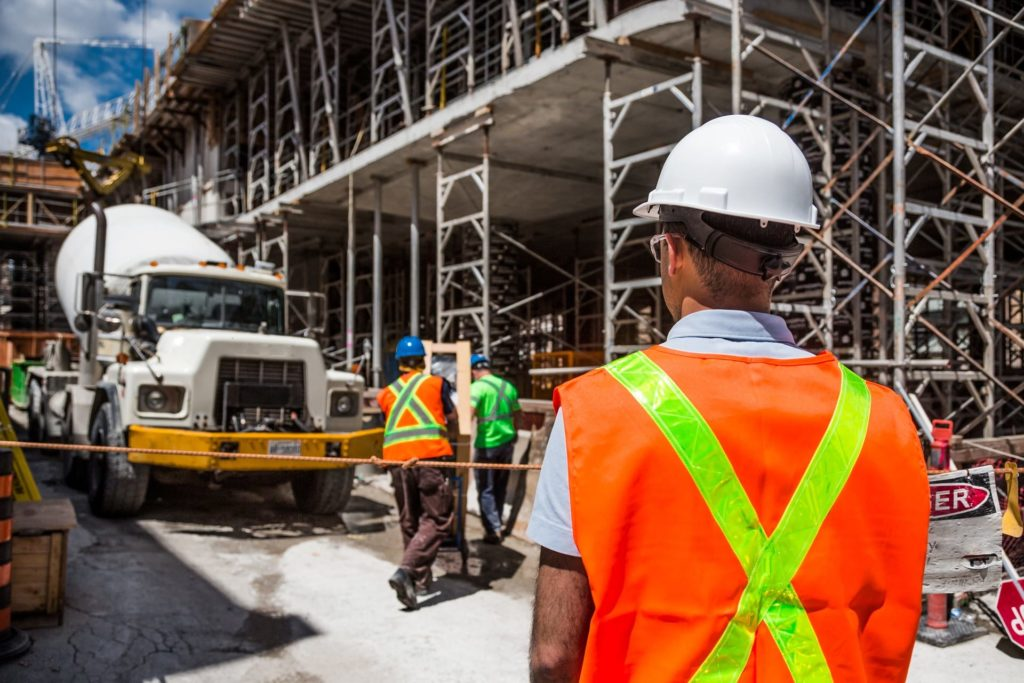
#> input picture source_files/construction-safety.jpg, 1024 x 683 px
$ python -i detect_video.py   (imports and definitions only)
#> lines starting #> are read from the running program, lines starting #| are printed output that depends on the picture; after the words box and inside, x2 and y2 are one past the last pixel; in counts of white or black regions, pixels touching at a corner belong together
from ultralytics import YOLO
import cv2
from datetime import datetime
import threading
import time
import numpy as np
from PIL import ImageFont, ImageDraw, Image

# ─────────────────────────────────────────────
#  Шрифты (загружаем один раз)
# ─────────────────────────────────────────────

def load_font(size):
#> called with size = 18
    paths = [
        "/usr/share/fonts/truetype/dejavu/DejaVuSans.ttf",        # Linux
        "/usr/share/fonts/truetype/liberation/LiberationSans-Regular.ttf",
        "C:/Windows/Fonts/arial.ttf",                              # Windows
        "/System/Library/Fonts/Helvetica.ttc",                     # macOS
    ]
    for path in paths:
        try:
            return ImageFont.truetype(path, size)
        except:
            continue
#> further down, picture is the input picture: shape (683, 1024, 3); mean B, G, R 74.6, 94.5, 121.8
    return ImageFont.load_default()

FONT       = load_font(18)
FONT_SMALL = load_font(14)
FONT_LARGE = load_font(22)


# [14 lines left out: function put_text, not called in this run]


# ─────────────────────────────────────────────
#  Модели
# ─────────────────────────────────────────────

# [1 line that did not run here, left out]
# [12 lines that did not run here, left out]
# [1 line not run here, left out]

# [1 line that did not run here, left out]

# ─────────────────────────────────────────────
#  Global state
# ─────────────────────────────────────────────

LIVE_FEED_ACTIVE = False
camera_released  = True
DETECTION_LOG    = []
detection_thread = None
cap              = None
APPROVED_PERSONS = {}
APPROVAL_DURATION = 300  # секунд


# ─────────────────────────────────────────────
#  СИЗ / Зона
# ─────────────────────────────────────────────

# [95 lines left out: functions has_item_on_person, get_cone_danger_zone, is_person_in_danger_zone, detect_ok_gesture, not called in this run]


def _is_ok_by_contour(hand_img) -> bool:
    gray = cv2.cvtColor(hand_img, cv2.COLOR_BGR2GRAY)
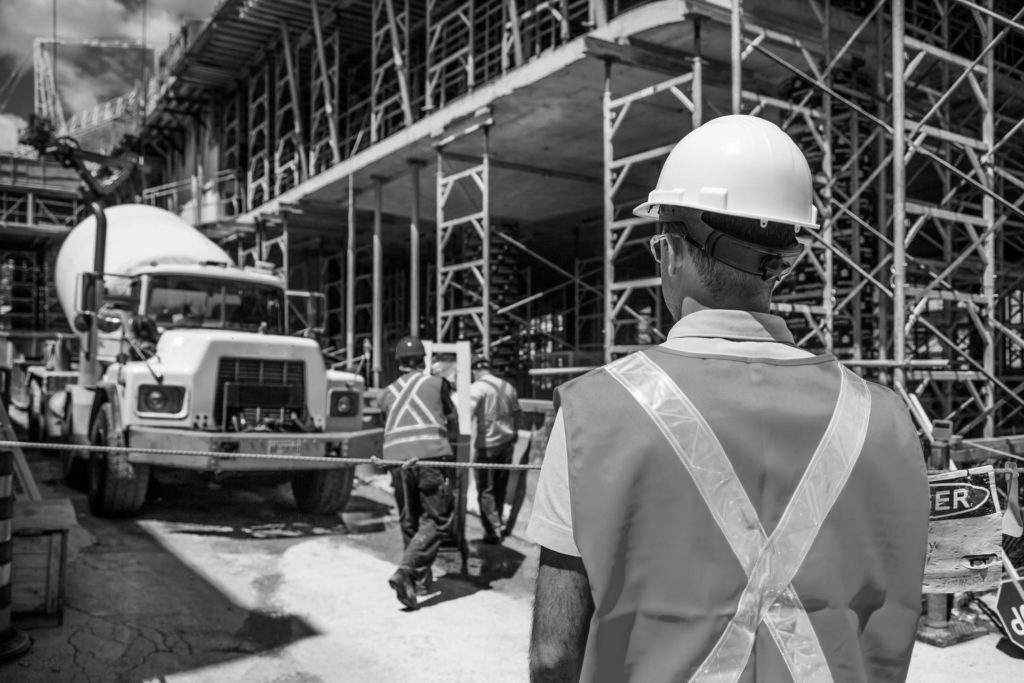
#> gray: shape (683, 1024); min 0, max 255, mean 100.4
    blur = cv2.GaussianBlur(gray, (7, 7), 0)
    thresh = cv2.adaptiveThreshold(
        blur, 255,
        cv2.ADAPTIVE_THRESH_GAUSSIAN_C,
        cv2.THRESH_BINARY_INV, 11, 2
    )
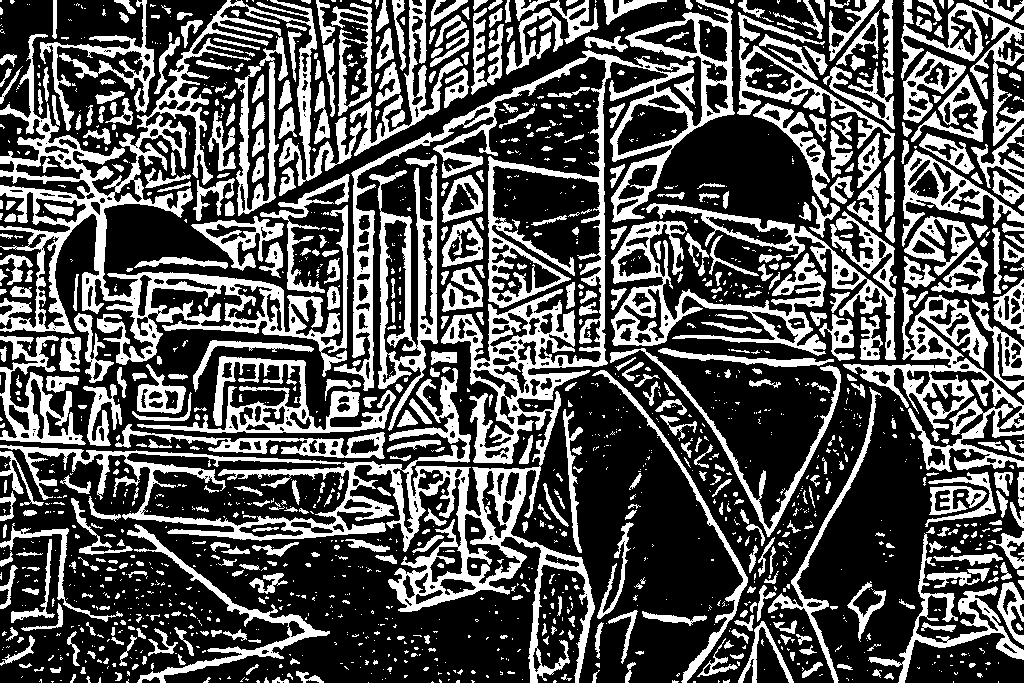
#> thresh: shape (683, 1024); 33.4% white; 1639 white regions (1046 under 20 px)
    contours, _ = cv2.findContours(thresh, cv2.RETR_EXTERNAL, cv2.CHAIN_APPROX_SIMPLE)
#> contours = 1546 contours, 1118 with area under 20; largest, box (x1, y1, x2, y2) and area: (0, 0, 735, 683) 57934, (0, 0, 362, 377) 29496, (843, 287, 1024, 472) 9890, (611, 221, 826, 356) 8736, (369, 155, 438, 431) 8410
    if not contours:
        return False

    contour = max(contours, key=cv2.contourArea)
#> contour = contour of 5963 points, box (x1, y1, x2, y2) (0, 0, 735, 683), area 57934
    if cv2.contourArea(contour) < 500:
        return False

    hull = cv2.convexHull(contour, returnPoints=False)
#> hull = [5962, 5945, 5943, 5915, 5914, 5159, 4910, 3761, 3718, 3717, 492, 480, 406, 309, 0]
    if hull is None or len(hull) < 3:
        return False

    try:
        defects = cv2.convexityDefects(contour, hull)
#> defects = [[0, 309, 161, 29444], [309, 406, 314, 1944], [406, 480, 417, 2198], [480, 492, 481, 208], [492, 3717, 2680, 89547], [3718, 3761, 3730, 3756], [3761, 4910, 4542, 42403], [4910, 5159, 5058, 30208], [5159, 5914, 5418, 34395], [5915, 5943, 5918, 727], [5943, 5945, 5944, 114], [5945, 5962, 5958, 486]]
    except Exception:
        return False

    if defects is None:
        return False

    significant_defects = sum(
        1 for i in range(defects.shape[0])
        if defects[i, 0][3] / 256.0 > 15
    )
#> significant_defects = 5
    return 1 <= significant_defects <= 3


# ─────────────────────────────────────────────
#  Пропуска
# ─────────────────────────────────────────────

# [260 lines left out: functions get_person_id, is_approved, approve_person, draw_danger_zone, draw_person_box, draw_legend and 4 more, not called in this run]

>>> import cv2
>>> picture = cv2.imread('source_files/construction-safety.jpg')
>>> result = _is_ok_by_contour(picture)
#> result = False

$ run again, on source_files/download.jfif
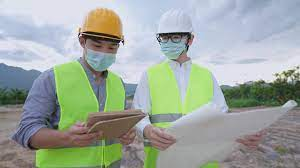
#> input picture source_files/download.jfif, 300 x 168 px
#> picture is the input picture: shape (168, 300, 3); mean B, G, R 158.3, 167.3, 157.7
#> in _is_ok_by_contour, `blur = cv2.GaussianBlur(gray, (7, 7), 0)`:
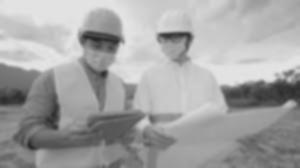
#> blur: shape (168, 300); min 38, max 229, mean 163.4
#> in _is_ok_by_contour, `thresh = cv2.adaptiveThreshold( blur, 255, cv2.ADAPTIVE_THRESH_GAUSSIA..`:
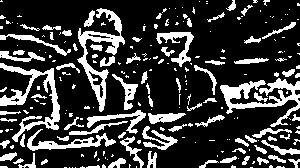
#> thresh: shape (168, 300); 22.9% white; 229 white regions (151 under 20 px)
#> contours = 229 contours, 164 with area under 20; largest, box (x1, y1, x2, y2) and area: (77, 8, 125, 112) 1180, (220, 78, 300, 127) 1054, (0, 63, 60, 142) 1028, (27, 129, 116, 151) 500, (156, 32, 194, 67) 356
#> contour = contour of 214 points, box (x1, y1, x2, y2) (77, 8, 125, 112), area 1180
#> hull = 18 values, max 213 at index 0, min 0 at index 17, mean 127.9
#> defects = [[0, 2, 1, 162], [3, 59, 40, 8861], [59, 61, 60, 162], [61, 78, 70, 1745], [78, 115, 103, 986], [118, 195, 155, 9747], [196, 202, 199, 771], [202, 204, 203, 186], [204, 206, 205, 114], [207, 211, 208, 162], [211, 213, 212, 201]]
#> significant_defects = 2
#> result = True
